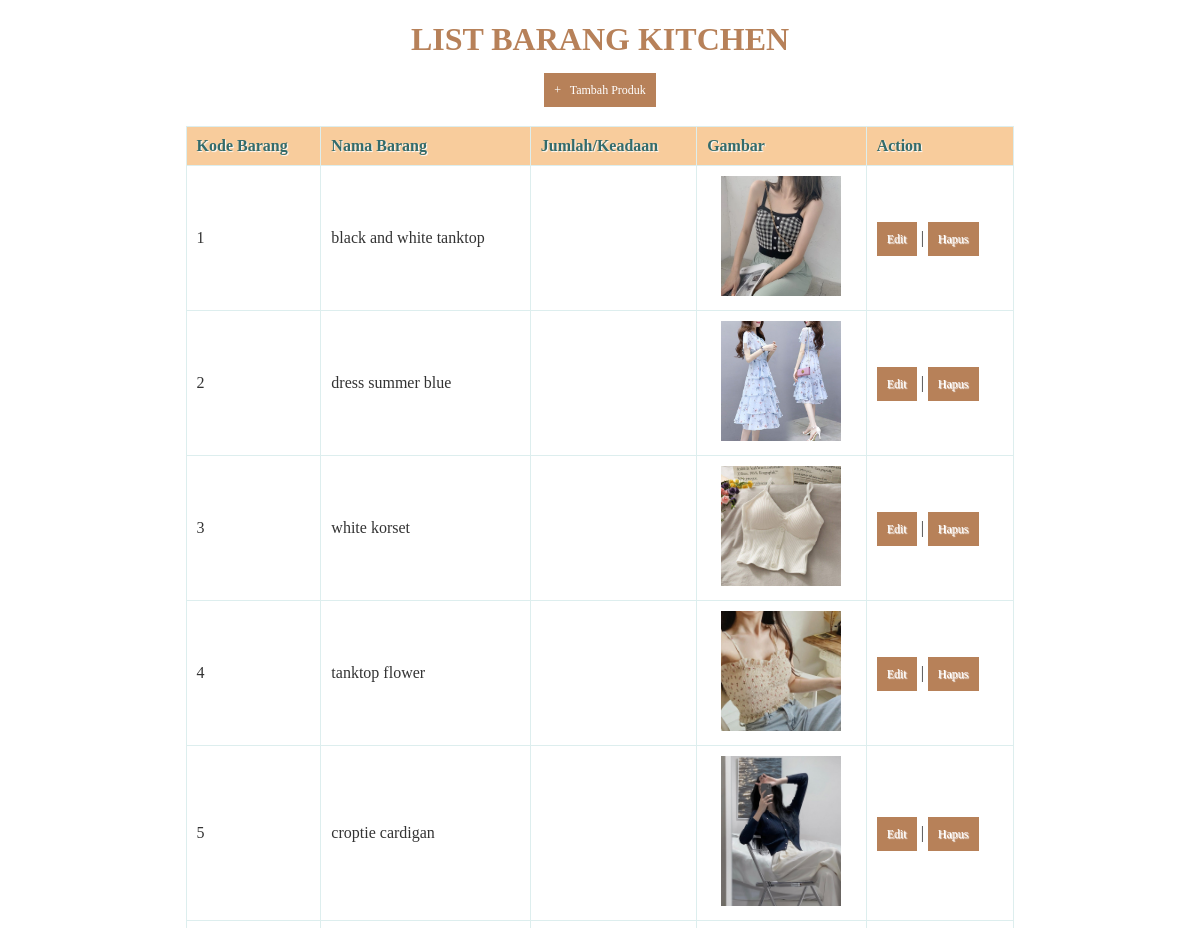
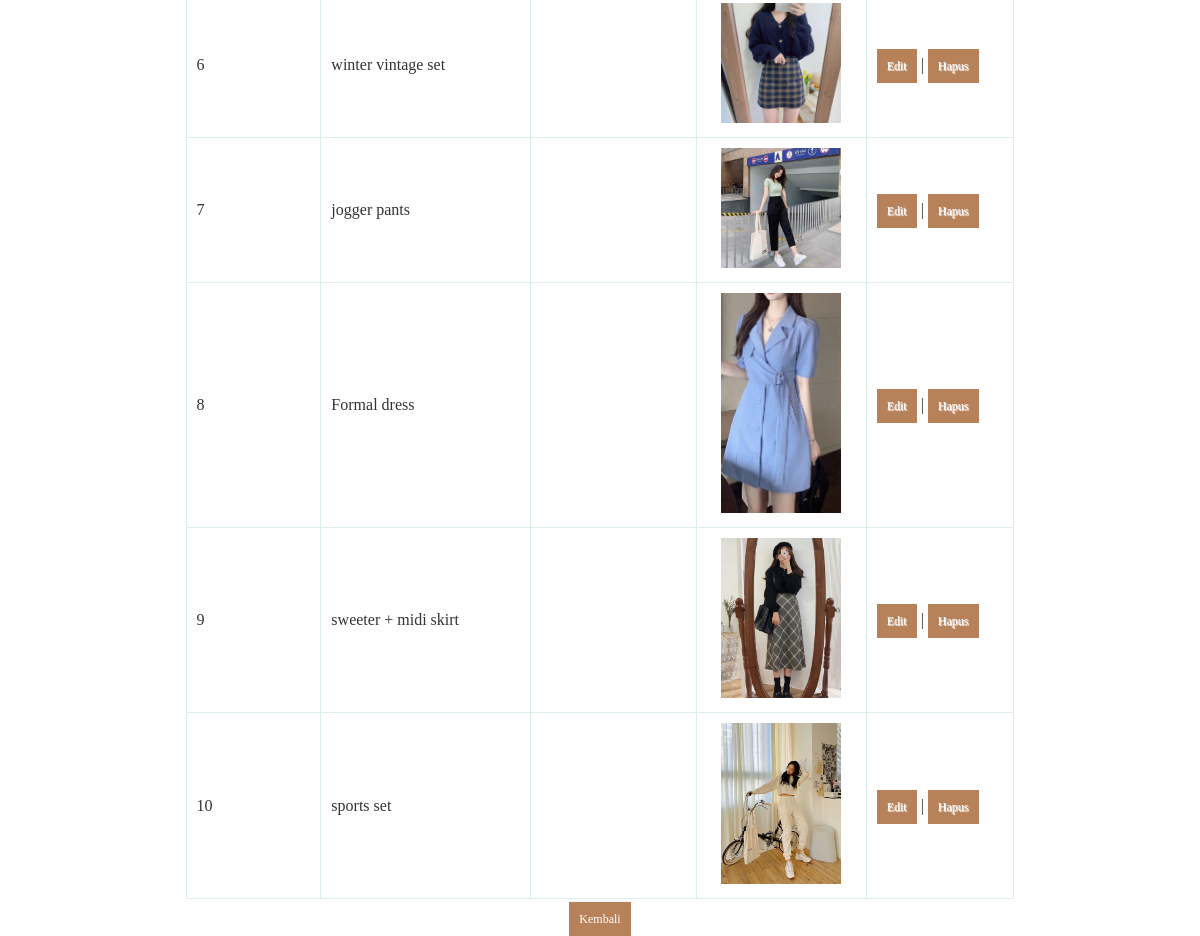
Screenshot of /home_staff.php with the database file from the repository (2 pictures, top to bottom).
### tables this page shows
CREATE TABLE `product` (
  `kodebarang` int(11) NOT NULL,
  `namabarang` varchar(255) NOT NULL,
  `harga` int(11) NOT NULL,
  `gambar` varchar(255) NOT NULL
);

### home_staff.php (the view, shortened to what this page needs)
<?php
  include('connection.php');
?>
<!DOCTYPE html>
<html>
<head>
</head>
<body>
    <center>
        <h1>List Barang Kitchen</h1>
        <center>
            <center><a href="tambah.php">+ &nbsp; Tambah Produk</a>
                <center>
                    <br />
                    <table>
                        <thead>
                            <tr>
                                <th>Kode Barang</th>
                                <th>Nama Barang</th>
                                <th>Jumlah/Keadaan</th>
                                <th>Gambar</th>
                                <th>Action</th>
                            </tr>
                        </thead>
                        <tbody>
                            <?php
      $query = "SELECT * FROM product ORDER BY kodebarang ASC";
      $result = mysqli_query($db, $query);
      $no = 1;
      while($row = mysqli_fetch_assoc($result))
      {
      ?>
                            <tr>
                                <td><?php echo $no; ?></td>
                                <td><?php echo $row['namabarang']; ?></td>
                                <td><?php echo $row['jumlah']; ?></td>
                                <td style="text-align: center;">
                                    <img src="gambar/<?php echo $row['gambar']; ?>" style="width: 120px;">
                                </td>
                                <td>
                                    <a href="edit.php?kodebarang=<?php echo $row['kodebarang']; ?>">Edit</a> |
                                    <a href="hapus_barang.php?kodebarang=<?php echo $row['kodebarang']; ?>"
                                        onclick="return confirm('Anda yakin akan menghapus data ini?')">Hapus</a>
                                </td>
                            </tr>
                            <?php
        $no++;
      }
      ?>
                        </tbody>
                    </table>
                    <div class="tutup"><center><a href="menu_staff.php">Kembali</a></div>
</body>
</html>

### home_staff.php (style rules this page uses)
* { font-family: "Trebuchet MS"; }
body { background-image: url('5.png'); background-size: cover; }
h1 { text-transform: uppercase; color: #b78159; }
table { border: solid 1px #f8cc9c; border-collapse: collapse; border-spacing: 0; width: 70%; margin: 10px auto 10px auto; }
table thead th { background-color: #f8cc9c; border: solid 1px #DDEEEE; color: #336B6B; padding: 10px; text-align: left; text-shadow: 1px 1px 1px #fff; text-decoration: none; }
table tbody td { border: solid 1px #DDEEEE; color: #333; padding: 10px; text-shadow: 1px 1px 1px #fff; }
a { background-color: #b78159; color: #fff; padding: 10px; text-decoration: none; font-size: 12px; }

### rows the page displays
product: namabarang "black and white tanktop", gambar (picture)
product: namabarang "dress summer blue", gambar (picture)
product: namabarang "white korset", gambar (picture)
product: namabarang "tanktop flower", gambar (picture)
product: namabarang "croptie cardigan", gambar (picture)
product: namabarang "winter vintage set", gambar (picture)
product: namabarang "jogger pants", gambar (picture)
product: namabarang "Formal dress", gambar (picture)
product: namabarang "sweeter + midi skirt", gambar (picture)
product: namabarang "sports set", gambar (picture)
